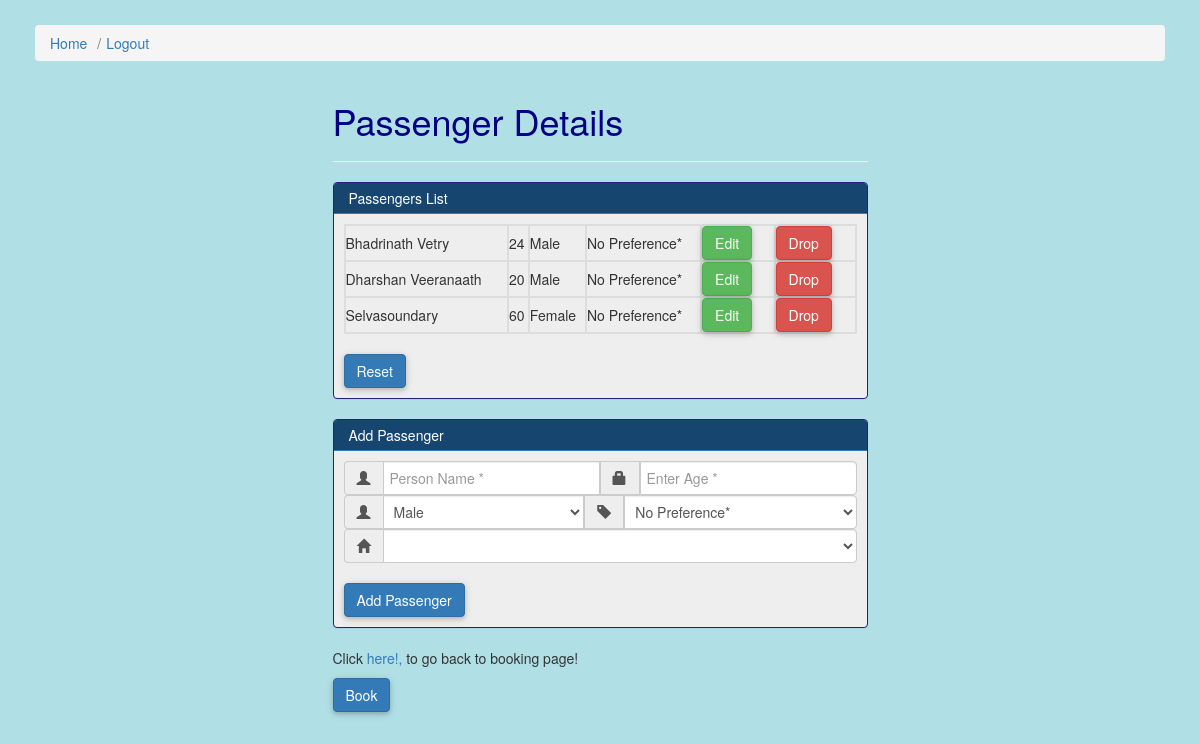
/create/1 (signed in), run on the app's committed database.
### irctc/accounts/models.py (models this page shows)
class Person(models.Model):
    booking = models.ForeignKey(Booking, on_delete= models.DO_NOTHING)
    person_name = models.CharField(max_length=120)
    person_age = models.IntegerField()
    gender = models.CharField(max_length=120)
    preference = models.CharField(max_length=120,default="No Preference*")
    nationality = models.CharField(max_length=120,default="IN")

### irctc/accounts/views.py (the view)
# urls.py: path('create/<int:id>', views.create, name='create'),
def create(request,id):
    booking = Booking.objects.get(id=id)
    if request.user.is_authenticated and request.user.is_active and request.user == booking.user:
        request.session.modified = True
        title = 'Passenger Details'
        form = CreateNewList(request.POST or None)
        person = booking.person_set.all()
        print(person)
        print(booking.destination)
        print()
        if request.user.is_authenticated:
            if request.POST.get("newItem") and form.is_valid():
                try:
                    instance = form.save(commit = False)
                    instance.booking = booking
                    instance.save()
                    messages.success(request, "Successfully created")
                except:
                    pass
            elif request.POST.get("selRun"):
                status = irctcautomation.irctc(booking, person)
                return render(request, "completed.html", {"status": status,})
            elif request.POST.get("resetItem"):
                booking.person_set.all().delete()
            elif request.POST.get("back"):
                return redirect("/")
            elif request.POST.get("EditItem"):
                editperson = Person.objects.get(id= request.POST.get("EditItem", ""))
                Person.objects.get(id= request.POST.get("EditItem", "")).delete()
                form = CreateNewList(instance = editperson)
            elif request.POST.get("DropItem"):
                Person.objects.get(id= request.POST.get("DropItem", "")).delete()
        return render(request, "passenger.html", {"title":title, "form":form, "person":person})
    else:
        return render(request, "unauthenticate.html", {})

### templates/passenger.html (shortened to what this page needs)
{% extends "base.html" %}
{% block head_extra %}
{% load static %}
<link rel='stylesheet' href="{% static 'css\bootstrap.min.css' %}">
<link rel='stylesheet' href="{% static 'css\jquery-ui.css' %}">
<link rel='stylesheet' href="{% static 'css\jquery-impromptu.min.css' %}">
<link rel='stylesheet' href="{% static 'css\optionsaStyles.css' %}">
{% endblock head_extra %}
{% block content %}
<div class='col-sm-6 col-sm-offset-3'>
<h1 style="color:NAVY;">{{ title }}</h1>
<hr />
<form method='POST' action='' enctype='multipart/form-data'>
{% if person %}
<div class="panel panel-primary">
<div class="panel-heading"> Passengers List </div>
<div class="panel-body">
	<table>
	{% for item in person %}
	<tr>
		<td>{{ item.person_name }}</td>
		<td>{{ item.person_age }}</td>
		<td>{{ item.gender }}</td>
		<td>{{ item.preference }}</td>
		<td><button class='btn btn-success' type="submit" name="EditItem" value="{{ item.id }}">Edit</button></td>
		<td><button class='btn btn-danger' type="submit" name="DropItem" value="{{ item.id }}">Drop</button></td>
	</tr>
	{% endfor %}
	</table><br/>
<button class='btn btn-primary' type="submit" name="resetItem" value="resetItem">Reset</button>
</div>
</div>
{% endif %}
</form>
<form method='POST' action='' enctype='multipart/form-data'>
<div class="panel panel-primary">
	<div class="panel-heading"> Add Passenger </div>
		<div class="panel-body">
			<div class="input-group">
				{% for field in form %}
					<span class="input-group-addon" for="{{ field.name }}">
				    {% if field.name == 'person_name' or field.name == 'gender' %}
				    <span class="glyphicon glyphicon-user"></span>
				    {% elif field.name == 'preference' %}
				    <span class="glyphicon glyphicon-tag"></span>
				    {% elif field.name == 'person_age' %}
				    <span class="glyphicon glyphicon-lock"></span>
				    {% elif field.name == 'nationality' %}
				    <span class="glyphicon glyphicon-home"></span>
				    {% endif %}
				    </span>
				    {{field}}
				    {% if field.name == 'person_age' %}
			    	</div>
					<div class="input-group">
			    	{% elif field.name == 'preference' %}
			    	</div>
			    	<div class="input-group">
			    	{% elif field.name == 'nationality' %}
			    	</div>
			    	{% endif %}
				{%endfor%} <br />
				<button class='btn btn-primary' type="submit" name="newItem" value="newItem">Add Passenger</button>
			</div>
		</div>
		<p>Click <a href='{% url "accounts:index" %}'>here!, </a>to go back to booking page!</p>
</form>
<form method='POST' action='' enctype='multipart/form-data'>
<button class='btn btn-primary' type="submit", name="selRun", value="selRun">Book</button>
</form>
</div>
{% endblock content %}

### templates/base.html (shortened to what this page needs)
<!DOCTYPE html>
{% load static %}
<html>
<head>
<link href="https://stackpath.bootstrapcdn.com/bootstrap/4.4.1/css/bootstrap.min.css" rel="stylesheet">
<link rel='stylesheet' href='https://stackpath.bootstrapcdn.com/font-awesome/4.7.0/css/font-awesome.min.css' />
<link rel='stylesheet' href='{% static "/css/base.css" %}' />
{% block head_extra %}{% endblock head_extra %}
</head>
<body style="background-color:powderblue;">
<br />
<div class='container'>
	<ol class='breadcrumb'>
		{% if not request.user.is_authenticated %}
		<li class='breadcrumb-item'	><a href='{% url "login" %}'>Login</a></li>
		{% else %}
			<li class='breadcrumb-item'><a href='{% url "accounts:index" %}'>Home</a></li>
		<li class='breadcrumb-item'><a href='{% url "logout" %}'>Logout</a></li>
		{% endif %}
	</ol>
{% block content %}
{% endblock content %}
</div>
</body>
</html>

### static/css/base.css (style rules this page uses)
table { width: 100%;height: 100%;border-collapse: collapse;border-spacing: 10px; }
th, td { border: 2px solid #ddd; padding: 10px; height:25px; }

### static/css/optionsaStyles.css (style rules this page uses)
.panel-body { padding: 10px; }
.panel-heading { padding-top: 5px; padding-right: 15px; padding-bottom: 5px; padding-left: 15px; }
.form-control { padding-top: 3px; padding-right: 6px; padding-bottom: 3px; padding-left: 6px; }
.panel-primary { border-color: rgb(43, 30, 121); }
.panel-primary>.panel-heading { color: #fff; background-color: #16456f; border-color: #337ab7; }
.panel { background-color: #eee; }
.btn { margin-right: 10px; box-shadow: 0 2px 4px 0 rgba(0, 0, 0, 0.16), 0 2px 10px 0 rgba(0, 0, 0, 0.12); }
.container { padding: 5px 5px; }

### data on the page
Person: person_name "Bhadrinath Vetry", person_age "24", gender "Male", preference "No Preference*", {{ item.id }} 1 (drawn)
Person: person_name "Dharshan Veeranaath", person_age "20", gender "Male", preference "No Preference*", {{ item.id }} 2 (drawn)
Person: person_name "Selvasoundary", person_age "60", gender "Female", preference "No Preference*", {{ item.id }} 3 (drawn)

### other printed values
{{ title }} "Passenger Details"
